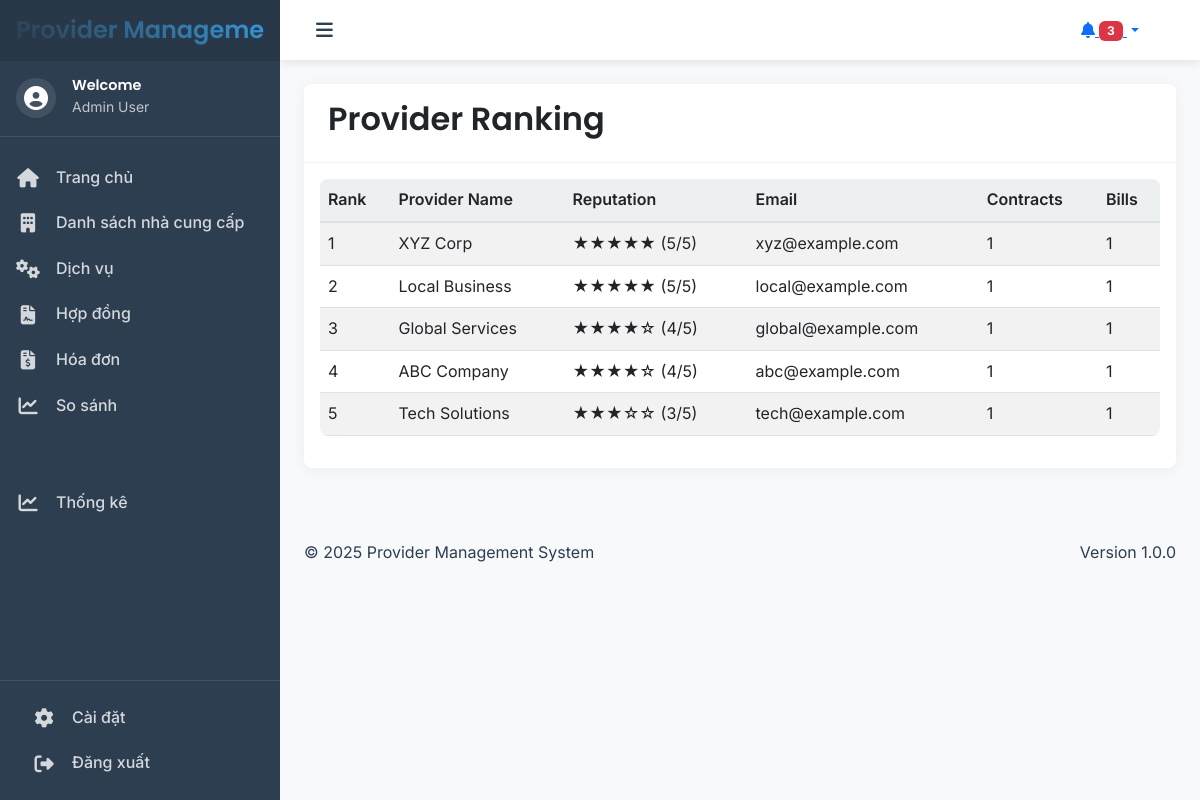
/ranking.php, run on the app's committed database.
### tables this page shows
CREATE TABLE IF NOT EXISTS Providers (
    id INT PRIMARY KEY AUTO_INCREMENT,
    name VARCHAR(100) NOT NULL,
    taxCode VARCHAR(15),
    vat VARCHAR(20),
    status VARCHAR(50),
    address VARCHAR(200),
    email VARCHAR(50),
    phone VARCHAR(15),
    createDate DATETIME DEFAULT CURRENT_TIMESTAMP,
    updateDate DATETIME DEFAULT CURRENT_TIMESTAMP ON UPDATE CURRENT_TIMESTAMP,
    website VARCHAR(255),
    reputation INT DEFAULT 0
);

### ranking.php (the view, shortened to what this page needs)
<?php
require_once 'config/database.php';
$stmt = $conn->query("
    SELECT
        p.id,
        p.name,
        p.reputation,
        p.email,
        COUNT(DISTINCT c.id) as contract_count,
        COUNT(DISTINCT b.id) as bill_count
    FROM Providers p
    LEFT JOIN Contracts c ON p.id = c.providerId
    LEFT JOIN Bills b ON c.id = b.refContractId
    GROUP BY p.id
    ORDER BY p.reputation DESC, contract_count DESC
");
$providers = $stmt->fetchAll(PDO::FETCH_ASSOC);
include 'includes/header.php';
?>
<div class="container-fluid">
    <div class="row">
        <div class="col-md-12">
            <div class="card">
                <div class="card-header">
                    <h2 class="card-title">Provider Ranking</h2>
                </div>
                <div class="card-body">
                    <div class="table-responsive">
                        <table class="table table-striped">
                            <thead>
                                <tr>
                                    <th>Rank</th>
                                    <th>Provider Name</th>
                                    <th>Reputation</th>
                                    <th>Email</th>
                                    <th>Contracts</th>
                                    <th>Bills</th>
                                </tr>
                            </thead>
                            <tbody>
                                <?php
                                $rank = 1;
                                foreach ($providers as $provider):
                                ?>
                                <tr>
                                    <td><?php echo $rank++; ?></td>
                                    <td><?php echo htmlspecialchars($provider['name']); ?></td>
                                    <td>
                                        <?php
                                        $stars = '';
                                        for ($i = 1; $i <= 5; $i++) {
                                            $stars .= $i <= $provider['reputation'] ? '★' : '☆';
                                        }
                                        echo $stars . ' (' . $provider['reputation'] . '/5)';
                                        ?>
                                    </td>
                                    <td><?php echo htmlspecialchars($provider['email']); ?></td>
                                    <td><?php echo $provider['contract_count']; ?></td>
                                    <td><?php echo $provider['bill_count']; ?></td>
                                </tr>
                                <?php endforeach; ?>
                            </tbody>
                        </table>
                    </div>
                </div>
            </div>
        </div>
    </div>
</div>
<?php include 'includes/footer.php'; ?>

### assets/css/styles.css (style rules this page uses)
:root { --primary-color: #2c3e50; --secondary-color: #34495e; --accent-color: #3498db; --success-color: #2ecc71; --warning-color: #f1c40f; --danger-color: #e74c3c; --light-color: #ecf0f1; --dark-color: #2c3e50; --sidebar-width: 280px; --sidebar-collapsed-width: 80px; --header-height: 60px; --body-font: "Inter", -apple-system, BlinkMacSystemFont, "Segoe UI", Roboto, sans-serif; --heading-font: "Poppins", var(--body-font); --spacing-xs: 0.25rem; --spacing-sm: 0.5rem; --spacing-md: 1rem; --spacing-lg: 1.5rem; --spacing-xl: 2rem; --border-radius-sm: 0.25rem; --border-radius-md: 0.5rem; --border-radius-lg: 1rem; --transition-fast: 0.2s ease; --transition-normal: 0.3s ease; --transition-slow: 0.5s ease; }
body { font-family: var(--body-font); line-height: 1.6; color: var(--dark-color); background-color: #f8f9fa; }
h1, h2, h3, h4, h5, h6 { font-family: var(--heading-font); font-weight: 600; margin-bottom: var(--spacing-md); }
.card { border: none; border-radius: var(--border-radius-md); box-shadow: 0 2px 15px rgba(0, 0, 0, 0.05); transition: transform var(--transition-normal), box-shadow var(--transition-normal); }
.card-header { background-color: transparent; border-bottom: 1px solid rgba(0, 0, 0, 0.05); padding: var(--spacing-md) var(--spacing-lg); }
.table { border-radius: var(--border-radius-md); overflow: hidden; }
.table thead th { background-color: var(--light-color); border-bottom: 2px solid #dee2e6; font-weight: 600; }
.fade-in { animation: fadeIn var(--transition-normal); }
.fade-in { animation: fadeIn 0.5s ease-in; }
.card { transition: transform 0.2s ease-in-out, box-shadow 0.2s ease-in-out; }

### data on the page
providers: name "XYZ Corp", stars "★★★★★", reputation "5", email "xyz@example.com", contract_count "1", bill_count "1"
providers: name "Local Business", stars "★★★★★", reputation "5", email "local@example.com", contract_count "1", bill_count "1"
providers: name "Global Services", stars "★★★★☆", reputation "4", email "global@example.com", contract_count "1", bill_count "1"
providers: name "ABC Company", stars "★★★★☆", reputation "4", email "abc@example.com", contract_count "1", bill_count "1"
providers: name "Tech Solutions", stars "★★★☆☆", reputation "3", email "tech@example.com", contract_count "1", bill_count "1"
